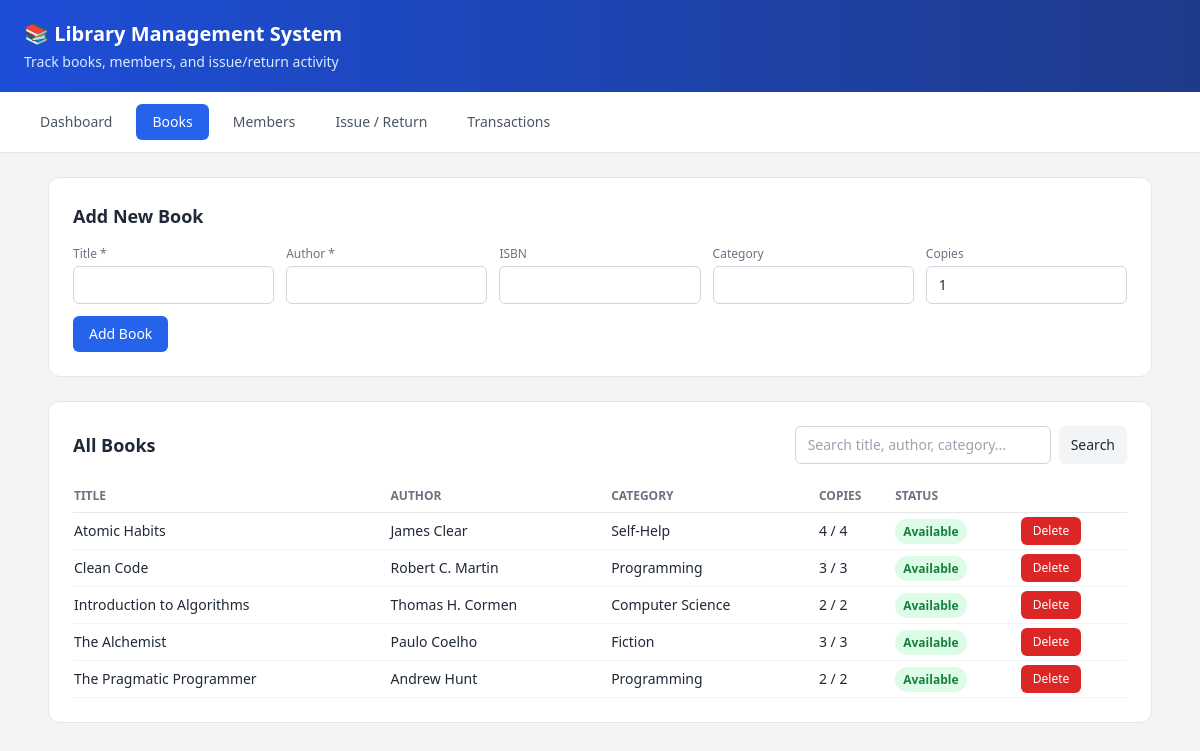
The page /books/ on the database its author committed.
### catalog/models.py (models this page shows, shortened)
class Book(models.Model):
    title = models.CharField(max_length=200)
    author = models.CharField(max_length=150)
    isbn = models.CharField(max_length=20, unique=True, blank=True, null=True)
    category = models.CharField(max_length=100, blank=True, null=True)
    total_copies = models.PositiveIntegerField(default=1)
    available_copies = models.PositiveIntegerField(default=1)
    created_at = models.DateTimeField(auto_now_add=True)
    class Meta:
        ordering = ['title']
    @property
    def is_available(self):
        return self.available_copies > 0

### catalog/views.py (the view)
# urls.py: path('books/', views.book_list, name='book_list'),
def book_list(request):
    query = request.GET.get('q', '')
    books = Book.objects.all()
    if query:
        books = books.filter(
            Q(title__icontains=query) | Q(author__icontains=query) | Q(category__icontains=query)
        )
    return render(request, 'catalog/books.html', {'books': books, 'query': query})

### catalog/templates/catalog/books.html (shortened to what this page needs)
{% extends 'catalog/base.html' %}
{% block content %}
<div class="bg-white rounded-xl border border-gray-200 p-6 mb-6">
  <h2 class="font-semibold text-lg mb-4">Add New Book</h2>
  <form method="post" action="{% url 'book_add' %}" class="grid grid-cols-1 sm:grid-cols-2 lg:grid-cols-5 gap-3">
    <div>
      <label class="text-xs text-gray-500 block mb-1">Title *</label>
      <input name="title" required class="w-full border border-gray-300 rounded-md px-3 py-2 text-sm">
    </div>
    <div>
      <label class="text-xs text-gray-500 block mb-1">Author *</label>
      <input name="author" required class="w-full border border-gray-300 rounded-md px-3 py-2 text-sm">
    </div>
    <div>
      <label class="text-xs text-gray-500 block mb-1">ISBN</label>
      <input name="isbn" class="w-full border border-gray-300 rounded-md px-3 py-2 text-sm">
    </div>
    <div>
      <label class="text-xs text-gray-500 block mb-1">Category</label>
      <input name="category" class="w-full border border-gray-300 rounded-md px-3 py-2 text-sm">
    </div>
    <div>
      <label class="text-xs text-gray-500 block mb-1">Copies</label>
      <input name="total_copies" type="number" min="1" value="1" class="w-full border border-gray-300 rounded-md px-3 py-2 text-sm">
    </div>
    <div class="lg:col-span-5">
      <button type="submit" class="bg-blue-600 hover:bg-blue-700 text-white px-4 py-2 rounded-md text-sm font-medium">Add Book</button>
    </div>
  </form>
</div>
<div class="bg-white rounded-xl border border-gray-200 p-6">
  <div class="flex justify-between items-center mb-4 flex-wrap gap-2">
    <h2 class="font-semibold text-lg">All Books</h2>
    <form method="get" class="flex gap-2">
      <input type="text" name="q" value="{{ query }}" placeholder="Search title, author, category..."
        class="border border-gray-300 rounded-md px-3 py-2 text-sm w-64">
      <button type="submit" class="bg-gray-100 hover:bg-gray-200 px-3 py-2 rounded-md text-sm">Search</button>
    </form>
  </div>
  {% if books %}
  <div class="overflow-x-auto">
  <table class="w-full text-sm">
    <thead>
      <tr class="text-left text-gray-500 uppercase text-xs border-b border-gray-200">
        <th class="py-2">Title</th><th>Author</th><th>Category</th><th>Copies</th><th>Status</th><th></th>
      </tr>
    </thead>
    <tbody>
      {% for book in books %}
      <tr class="border-b border-gray-100 hover:bg-gray-50">
        <td class="py-2">{{ book.title }}</td>
        <td>{{ book.author }}</td>
        <td>{{ book.category|default:"—" }}</td>
        <td>{{ book.available_copies }} / {{ book.total_copies }}</td>
        <td>
          {% if book.is_available %}
            <span class="bg-green-100 text-green-700 text-xs font-semibold px-2 py-1 rounded-full">Available</span>
          {% else %}
            <span class="bg-red-100 text-red-700 text-xs font-semibold px-2 py-1 rounded-full">All Issued</span>
          {% endif %}
        </td>
        <td>
          <form method="post" action="{% url 'book_delete' book.id %}" onsubmit="return confirm('Delete this book?');">
            <button type="submit" class="bg-red-600 hover:bg-red-700 text-white text-xs px-3 py-1.5 rounded-md">Delete</button>
          </form>
        </td>
      </tr>
      {% endfor %}
    </tbody>
  </table>
  </div>
  {% else %}
  <p class="text-center text-gray-400 py-8">No books found.</p>
  {% endif %}
</div>
{% endblock %}

### catalog/templates/catalog/base.html (shortened to what this page needs)
{% load static %}
<!DOCTYPE html>
<html lang="en">
<head>
<script src="https://cdn.tailwindcss.com"></script>
</head>
<body class="bg-gray-100 text-gray-800 min-h-screen">
<header class="bg-gradient-to-r from-blue-700 to-blue-900 text-white px-6 py-5">
  <h1 class="text-xl font-semibold">📚 Library Management System</h1>
  <p class="text-blue-100 text-sm mt-1">Track books, members, and issue/return activity</p>
</header>
<nav class="bg-white border-b border-gray-200 px-6 py-3 flex gap-2 flex-wrap">
  <a href="{% url 'dashboard' %}" class="px-4 py-2 rounded-md text-sm font-medium {% if request.resolver_match.url_name == 'dashboard' %}bg-blue-600 text-white{% else %}text-gray-600 hover:bg-blue-50{% endif %}">Dashboard</a>
  <a href="{% url 'book_list' %}" class="px-4 py-2 rounded-md text-sm font-medium {% if request.resolver_match.url_name == 'book_list' %}bg-blue-600 text-white{% else %}text-gray-600 hover:bg-blue-50{% endif %}">Books</a>
  <a href="{% url 'member_list' %}" class="px-4 py-2 rounded-md text-sm font-medium {% if request.resolver_match.url_name == 'member_list' %}bg-blue-600 text-white{% else %}text-gray-600 hover:bg-blue-50{% endif %}">Members</a>
  <a href="{% url 'issue_view' %}" class="px-4 py-2 rounded-md text-sm font-medium {% if request.resolver_match.url_name == 'issue_view' %}bg-blue-600 text-white{% else %}text-gray-600 hover:bg-blue-50{% endif %}">Issue / Return</a>
  <a href="{% url 'transaction_list' %}" class="px-4 py-2 rounded-md text-sm font-medium {% if request.resolver_match.url_name == 'transaction_list' %}bg-blue-600 text-white{% else %}text-gray-600 hover:bg-blue-50{% endif %}">Transactions</a>
</nav>
<main class="max-w-6xl mx-auto px-6 py-6">
  {% block content %}{% endblock %}
</main>
</body>
</html>

### catalog/templates/catalog/base.html (style rules this page uses)
body { font-family: 'Segoe UI', system-ui, -apple-system, sans-serif; }

### rows shown on the page
Book: title "Atomic Habits", author "James Clear", category "Self-Help", available_copies "4", total_copies "4", shows "Available"
Book: title "Clean Code", author "Robert C. Martin", category "Programming", available_copies "3", total_copies "3", shows "Available"
Book: title "Introduction to Algorithms", author "Thomas H. Cormen", category "Computer Science", available_copies "2", total_copies "2", shows "Available"
Book: title "The Alchemist", author "Paulo Coelho", category "Fiction", available_copies "3", total_copies "3", shows "Available"
Book: title "The Pragmatic Programmer", author "Andrew Hunt", category "Programming", available_copies "2", total_copies "2", shows "Available"
